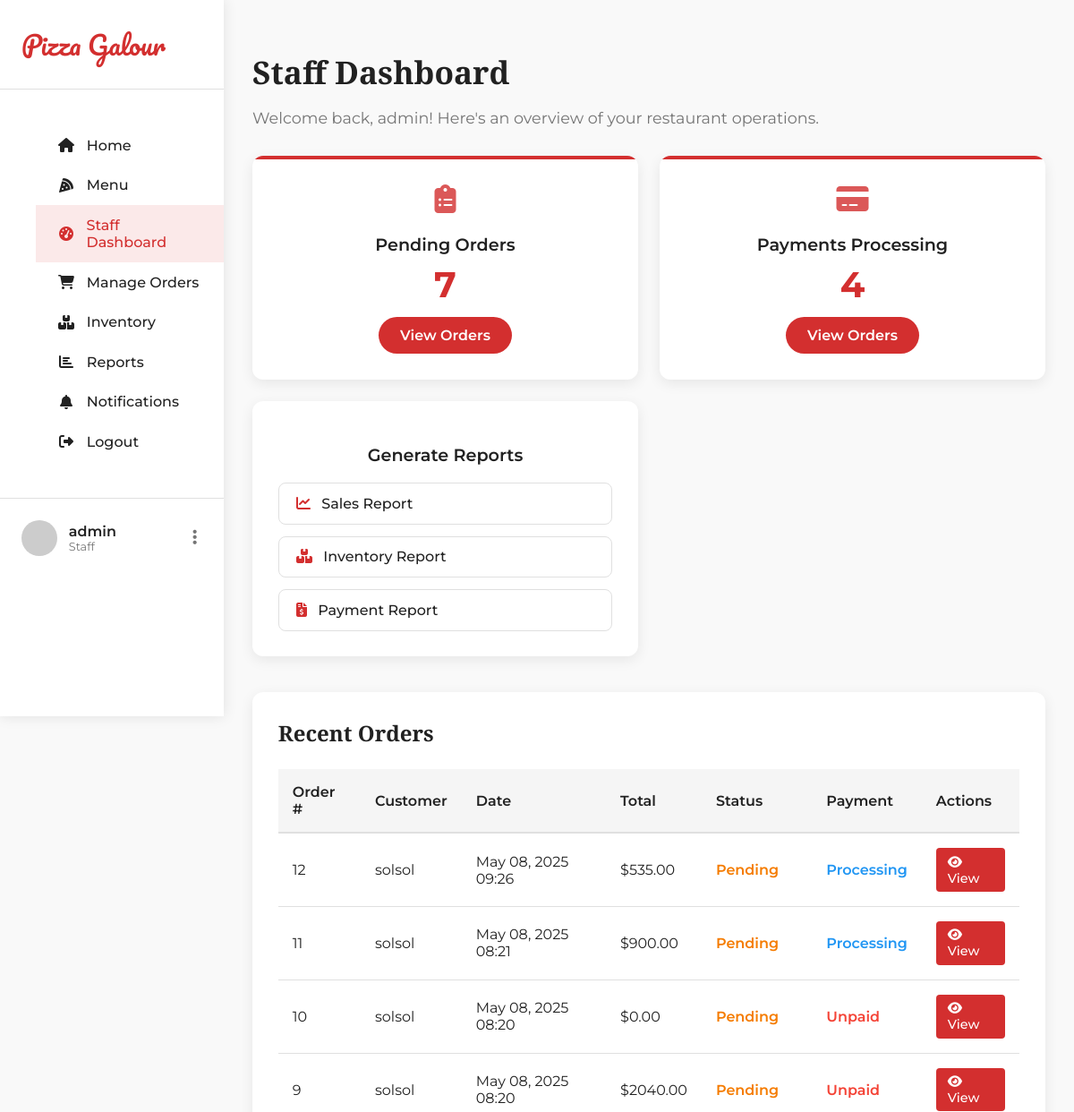
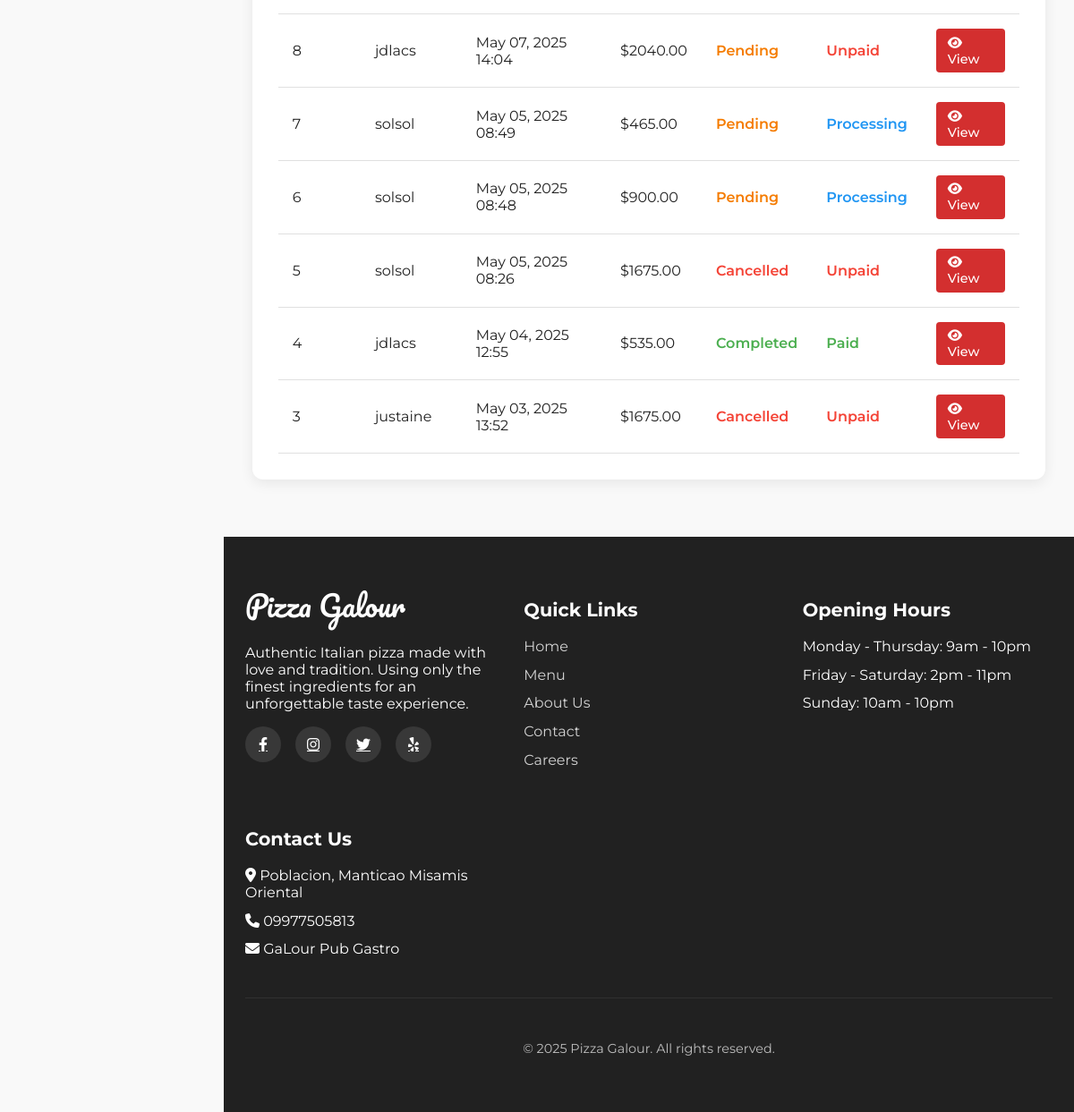
The page /accounts/dashboard/ (signed in) on the database its author committed (2 pictures, top to bottom).
### orders/models.py (models this page shows, shortened)
class Order(models.Model):
    STATUS_CHOICES = (
        ('pending', 'Pending'),
        ('accepted', 'Accepted'),
        ('rejected', 'Rejected'),
        ('preparing', 'Preparing'),
        ('ready', 'Ready for Pickup/Delivery'),
        ('completed', 'Completed'),
        ('cancelled', 'Cancelled'),
    )
    PAYMENT_STATUS = (
        ('unpaid', 'Unpaid'),
        ('processing', 'Processing'),
        ('paid', 'Paid'),
    )
    customer = models.ForeignKey(
        Customer,
        on_delete=models.CASCADE,
        related_name='orders'
    )
    order_date = models.DateTimeField(auto_now_add=True)
    status = models.CharField(
        max_length=20,
        choices=STATUS_CHOICES,
        default='pending'
    )
    payment_status = models.CharField(
        max_length=20,
        choices=PAYMENT_STATUS,
        default='unpaid'
    )
    total_amount = models.DecimalField(
        max_digits=10,
        decimal_places=2,
        default=0
    )
    notes = models.TextField(blank=True, null=True)
    updated_at = models.DateTimeField(auto_now=True)

### accounts/models.py (models this page shows, shortened)
class Customer(models.Model):
    user = models.OneToOneField(User, on_delete=models.CASCADE, related_name='customer')
    phone = models.CharField(max_length=15, blank=True, null=True)
    address = models.TextField(blank=True, null=True)
    created_at = models.DateTimeField(auto_now_add=True)
    updated_at = models.DateTimeField(auto_now=True)

### accounts/views.py (the view)
# urls.py: path('dashboard/', views.dashboard, name='dashboard'),
@login_required
def dashboard(request):
    if not request.user.is_staff:
        messages.error(request, 'You do not have permission to access this page.')
        return redirect('menu')
    recent_orders = Order.objects.all().order_by('-order_date')[:10]
    pending_orders = Order.objects.filter(status='pending').count()
    payment_processing = Order.objects.filter(payment_status='processing').count()
    context = {
        'recent_orders': recent_orders,
        'pending_orders': pending_orders,
        'payment_processing': payment_processing,
    }
    return render(request, 'accounts/dashboard.html', context)

### templates/accounts/dashboard.html (shortened to what this page needs)
{% extends 'base.html' %}
{% block content %}
<div class="dashboard-container">
    <div class="dashboard-header">
        <h1 class="dashboard-title">Staff Dashboard</h1>
        <p class="dashboard-subtitle">Welcome back, {{ request.user.get_full_name|default:request.user.username }}! Here's an overview of your restaurant operations.</p>
    </div>
    <div class="stats-grid">
        <div class="stat-card">
            <div class="stat-icon">
                <i class="fas fa-clipboard-list"></i>
            </div>
            <h3 class="stat-title">Pending Orders</h3>
            <div class="stat-value">{{ pending_orders }}</div>
            <a href="{% url 'order_list' %}" class="stat-btn">View Orders</a>
        </div>
        <div class="stat-card">
            <div class="stat-icon">
                <i class="fas fa-credit-card"></i>
            </div>
            <h3 class="stat-title">Payments Processing</h3>
            <div class="stat-value">{{ payment_processing }}</div>
            <a href="{% url 'order_list' %}" class="stat-btn">View Orders</a>
        </div>
        <div class="reports-card">
            <h3 class="reports-title">Generate Reports</h3>
            <div class="reports-grid">
                <a href="{% url 'generate_sales_report' %}" class="report-btn">
                    <i class="fas fa-chart-line"></i> Sales Report
                </a>
                <a href="{% url 'generate_inventory_report' %}" class="report-btn">
                    <i class="fas fa-boxes"></i> Inventory Report
                </a>
                <a href="{% url 'generate_payment_report' %}" class="report-btn">
                    <i class="fas fa-file-invoice-dollar"></i> Payment Report
                </a>
            </div>
        </div>
    </div>
    <div class="orders-card">
        <div class="orders-header">
            <h2 class="orders-title">Recent Orders</h2>
        </div>
        {% if recent_orders %}
            <table class="orders-table">
                <thead>
                    <tr>
                        <th>Order #</th>
                        <th>Customer</th>
                        <th>Date</th>
                        <th>Total</th>
                        <th>Status</th>
                        <th>Payment</th>
                        <th>Actions</th>
                    </tr>
                </thead>
                <tbody>
                    {% for order in recent_orders %}
                        <tr>
                            <td>{{ order.id }}</td>
                            <td>{{ order.customer.user.username }}</td>
                            <td>{{ order.order_date|date:"M d, Y H:i" }}</td>
                            <td>${{ order.total_amount }}</td>
                            <td>
                                <span class="status-{% if order.status == 'pending' %}pending{% elif order.status == 'completed' %}completed{% elif order.status == 'cancelled' %}cancelled{% endif %}">
                                    {{ order.get_status_display }}
                                </span>
                            </td>
                            <td>
                                <span class="payment-{% if order.payment_status == 'paid' %}paid{% elif order.payment_status == 'unpaid' %}unpaid{% elif order.payment_status == 'processing' %}processing{% endif %}">
                                    {{ order.get_payment_status_display }}
                                </span>
                            </td>
                            <td>
                                <a href="{% url 'order_detail' order.id %}" class="action-btn">
                                    <i class="fas fa-eye"></i> View
                                </a>
                            </td>
                        </tr>
                    {% endfor %}
                </tbody>
            </table>
        {% else %}
            <div style="text-align: center; padding: 2rem;">
                <i class="fas fa-clipboard-list" style="font-size: 2.5rem; color: #e0e0e0; margin-bottom: 1rem;"></i>
                <p style="color: var(--text-muted);">No recent orders found.</p>
            </div>
        {% endif %}
    </div>
</div>
{% endblock %}

### templates/base.html (shortened to what this page needs)
<!DOCTYPE html>
<html lang="en">
<head>
    <link rel="stylesheet" href="https://cdnjs.cloudflare.com/ajax/libs/font-awesome/6.4.0/css/all.min.css">
</head>
<body>
    <div class="page-wrapper">
        <aside class="sidebar">
            <div class="sidebar-header">
                <a href="{% url 'home' %}" class="sidebar-logo">Pizza Galour</a>
            </div>
            <nav class="sidebar-nav">
                <ul>
                    <li class="nav-item">
                        <a href="/" class="nav-link {% if request.path == '/' %}active{% endif %}">
                            <i class="fas fa-home"></i> Home
                        </a>
                    </li>
                    <li class="nav-item">
                        <a href="{% url 'menu' %}" class="nav-link {% if 'menu' in request.path %}active{% endif %}">
                            <i class="fas fa-pizza-slice"></i> Menu
                        </a>
                    </li>
                    {% if user.is_authenticated %}
                        {% if user.is_staff %}
                            <li class="nav-item">
                                <a href="{% url 'dashboard' %}" class="nav-link {% if 'dashboard' in request.path %}active{% endif %}">
                                    <i class="fas fa-tachometer-alt"></i> Staff Dashboard
                                </a>
                            </li>
                            <li class="nav-item">
                                <a href="{% url 'order_list' %}" class="nav-link {% if 'orders' in request.path %}active{% endif %}">
                                    <i class="fas fa-shopping-cart"></i> Manage Orders
                                </a>
                            </li>
                            <li class="nav-item">
                                <a href="{% url 'inventory_list' %}" class="nav-link {% if 'inventory' in request.path %}active{% endif %}">
                                    <i class="fas fa-boxes"></i> Inventory
                                </a>
                            </li>
                            <li class="nav-item">
                                <a href="{% url 'report_list' %}" class="nav-link {% if 'reports' in request.path %}active{% endif %}">
                                    <i class="fas fa-chart-bar"></i> Reports
                                </a>
                            </li>
                            <li class="nav-item">
                                <a href="{% url 'notification_list' %}" class="nav-link {% if 'notifications' in request.path %}active{% endif %}">
                                    <i class="fas fa-bell"></i> Notifications
                                </a>
                            </li>
                        {% endif %}
                        <li class="nav-item">
                            <a href="{% url 'logout' %}" class="nav-link">
                                <i class="fas fa-sign-out-alt"></i> Logout
                            </a>
                        </li>
                    {% endif %}
                </ul>
            </nav>
            {% if request.user.is_authenticated %}
            <div class="user-section">
                <img src="{{ request.user.profile.avatar.url|default:'https://ui-avatars.com/api/?name='|add:request.user.username }}" alt="{{ request.user.username }}" class="user-avatar">
                <div class="user-info">
                    <h4 class="user-name">{{ request.user.get_full_name|default:request.user.username }}</h4>
                    <p class="user-role">{% if request.user.is_staff %}Staff{% else %}Customer{% endif %}</p>
                </div>
                <button class="user-dropdown">
                    <i class="fas fa-ellipsis-v"></i>
                </button>
            </div>
            {% else %}
            <div class="user-section">
                <a href="{% url 'login' %}" class="btn btn-primary" style="width: 100%;">Login</a>
            </div>
            {% endif %}
        </aside>
        <div class="content-wrapper">
            <main>
                {% block content %}{% endblock %}
            </main>
            <footer class="main-footer">
                <div class="container">
                    <div class="footer-content">
                        <div class="footer-section">
                            <span class="footer-logo">Pizza Galour</span>
                            <p>Authentic Italian pizza made with love and tradition. Using only the finest ingredients for an unforgettable taste experience.</p>
                            <div class="footer-social">
                                <a href="#"><i class="fab fa-facebook-f"></i></a>
                                <a href="#"><i class="fab fa-instagram"></i></a>
                                <a href="#"><i class="fab fa-twitter"></i></a>
                                <a href="#"><i class="fab fa-yelp"></i></a>
                            </div>
                        </div>
                        <div class="footer-section">
                            <h3>Quick Links</h3>
                            <ul class="footer-links">
                                <li><a href="{% url 'home' %}">Home</a></li>
                                <li><a href="{% url 'menu' %}">Menu</a></li>
                                <li><a href="#">About Us</a></li>
                                <li><a href="#">Contact</a></li>
                                <li><a href="#">Careers</a></li>
                            </ul>
                        </div>
                        <div class="footer-section">
                            <h3>Opening Hours</h3>
                            <ul class="footer-links">
                                <li>Monday - Thursday: 9am - 10pm</li>
                                <li>Friday - Saturday: 2pm - 11pm</li>
                                <li>Sunday: 10am - 10pm</li>
                            </ul>
                        </div>
                        <div class="footer-section">
                            <h3>Contact Us</h3>
                            <ul class="footer-links">
                                <li><i class="fas fa-map-marker-alt"></i> Poblacion, Manticao Misamis Oriental</li>
                                <li><i class="fas fa-phone"></i> 09977505813</li>
                                <li><i class="fas fa-envelope"></i> GaLour Pub Gastro</li>
                            </ul>
                        </div>
                    </div>
                    <div class="footer-bottom">
                        <p>&copy; {% now "Y" %} Pizza Galour. All rights reserved.</p>
                    </div>
                </div>
            </footer>
        </div>
    </div>
</body>
</html>

### rows shown on the page
Order: id "12", customer.user.username "solsol", order_date "May 08, 2025 09:26", total_amount "535.00", status "Pending", payment_status "Processing"
Order: id "11", customer.user.username "solsol", order_date "May 08, 2025 08:21", total_amount "900.00", status "Pending", payment_status "Processing"
Order: id "10", customer.user.username "solsol", order_date "May 08, 2025 08:20", total_amount "0.00", status "Pending", payment_status "Unpaid"
Order: id "9", customer.user.username "solsol", order_date "May 08, 2025 08:20", total_amount "2040.00", status "Pending", payment_status "Unpaid"
Order: id "8", customer.user.username "jdlacs", order_date "May 07, 2025 14:04", total_amount "2040.00", status "Pending", payment_status "Unpaid"
Order: id "7", customer.user.username "solsol", order_date "May 05, 2025 08:49", total_amount "465.00", status "Pending", payment_status "Processing"
Order: id "6", customer.user.username "solsol", order_date "May 05, 2025 08:48", total_amount "900.00", status "Pending", payment_status "Processing"
Order: id "5", customer.user.username "solsol", order_date "May 05, 2025 08:26", total_amount "1675.00", status "Cancelled", payment_status "Unpaid"
Order: id "4", customer.user.username "jdlacs", order_date "May 04, 2025 12:55", total_amount "535.00", status "Completed", payment_status "Paid"
Order: id "3", customer.user.username "justaine", order_date "May 03, 2025 13:52", total_amount "1675.00", status "Cancelled", payment_status "Unpaid"

### other values the page prints
{{ request.user.get_full_name|default:request.user.username }} "admin"
{{ pending_orders }} "7"
{{ payment_processing }} "4"
